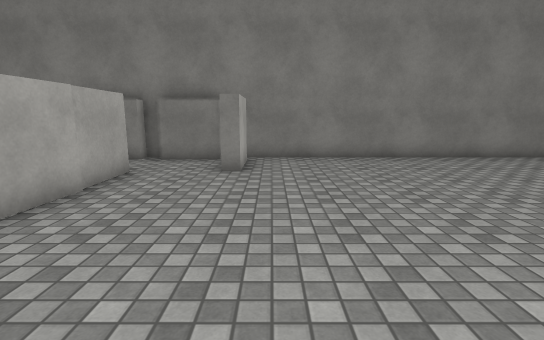
[1] (above)

21 first-person views from a walk through a Unity game level. The camera is 1.4 m above the floor, tilts 10° down and sees 85° across. The floor is counted in squares, 1 m on a side. Each view is taken from the middle of a square. On the plan, view 1 faces up. The plan holds only what a view shows up to about 14 squares ahead; the rest is blank. The player is left out. Some surface patterns are stand-ins.

[2]
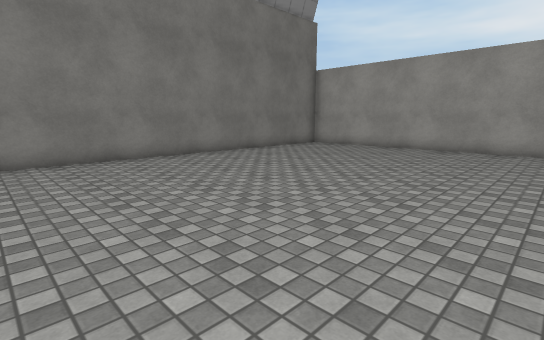

[3]
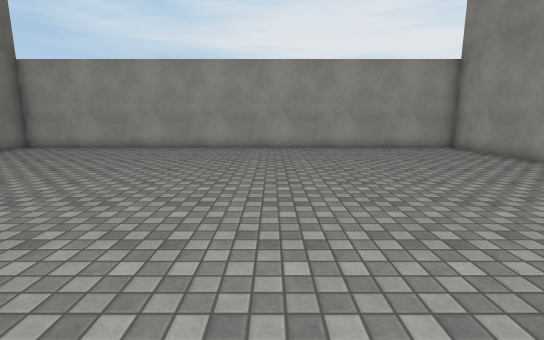

[4]
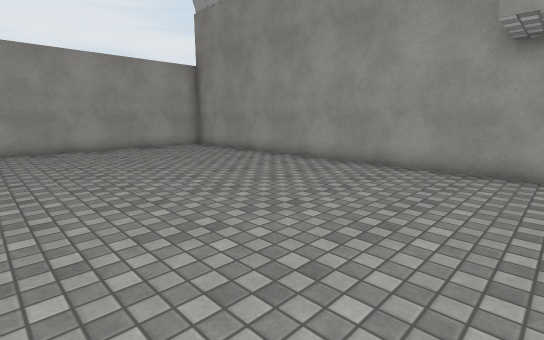

[5]
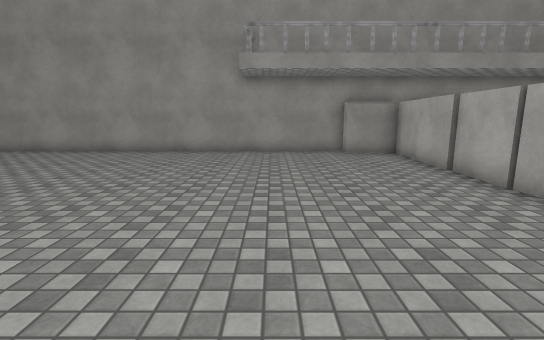

[6]
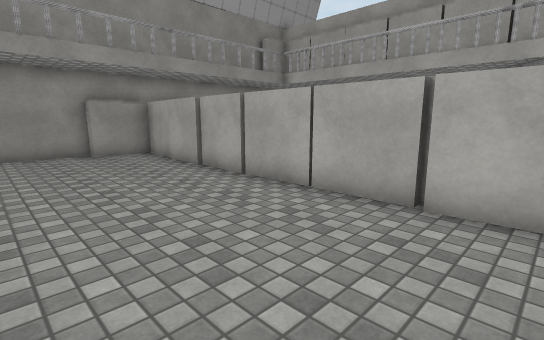

[7]
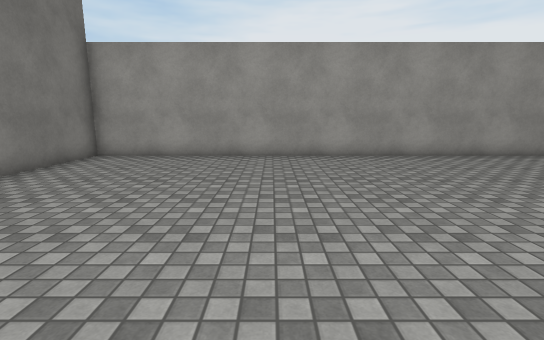

[8]
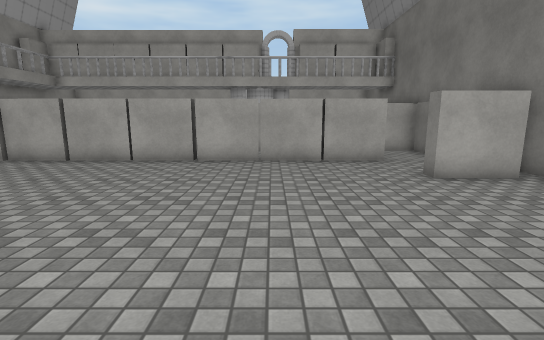

[9]
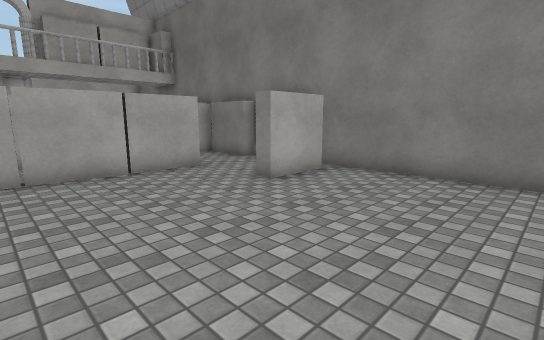

[10]
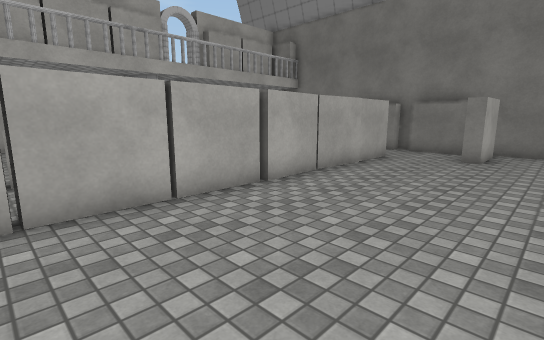

[11]
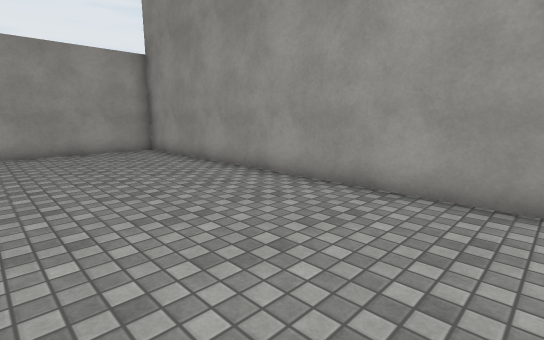

[12]
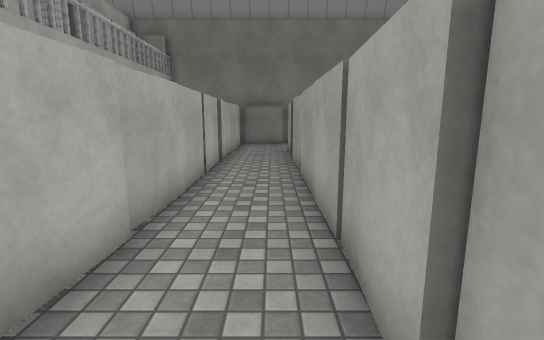

[13]
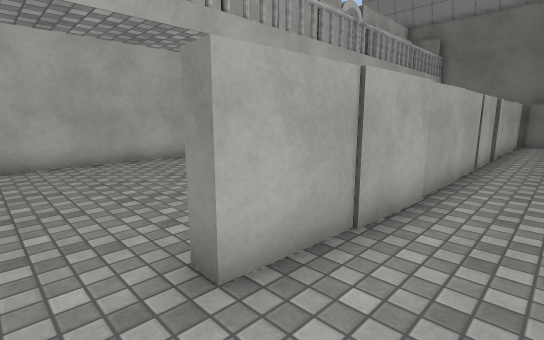

[14]
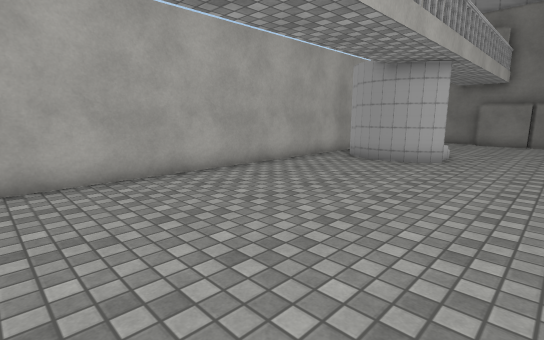

[15]
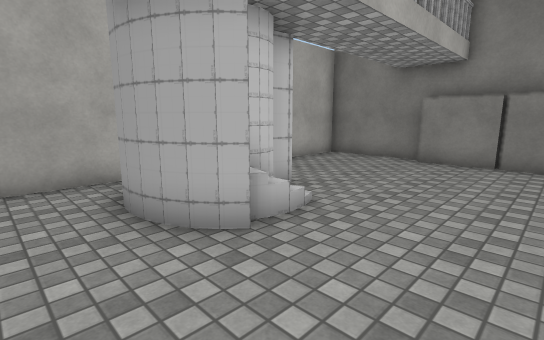

[16]
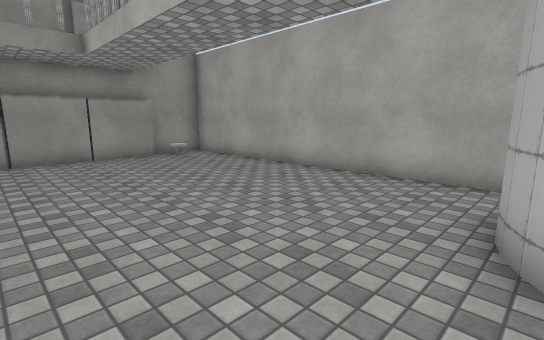

[17]
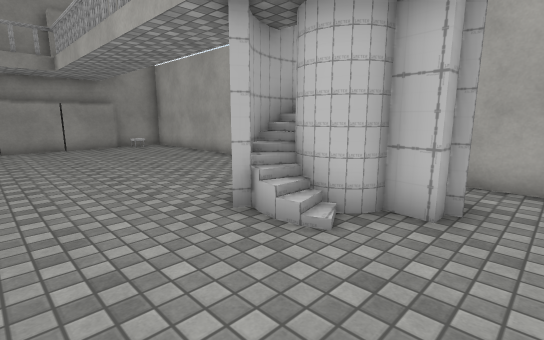

[18]
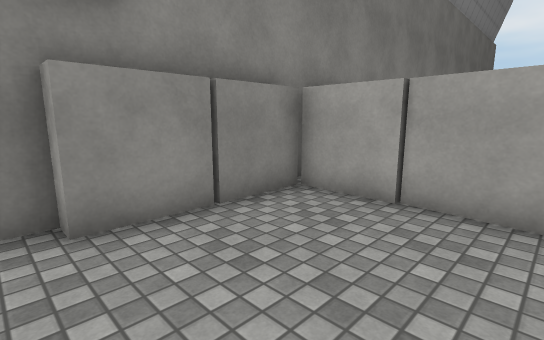

[19]
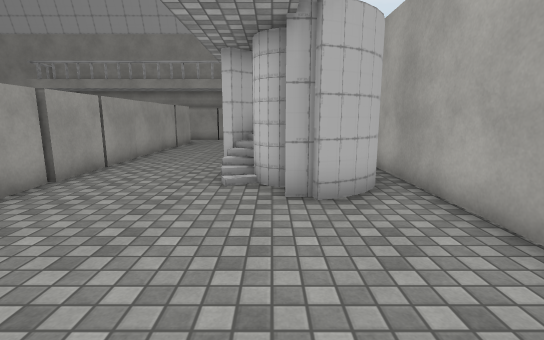

[20]
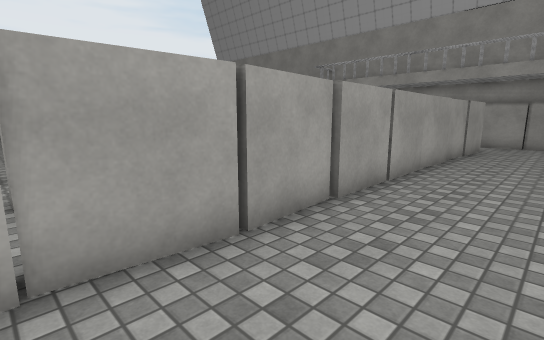

[21]
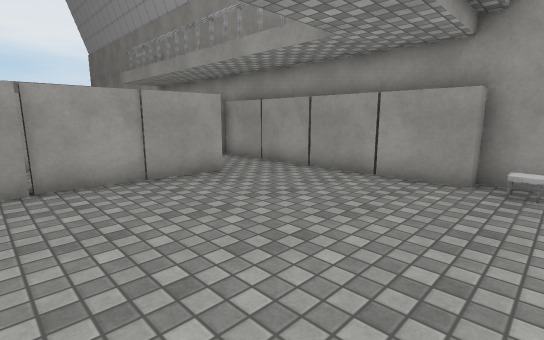

### Floor plan
Ten units are one square. View 1 is at (0, 0); x grows to the right and y downward. Boxes are objects, and circles mark ways between rooms. Rooms are numbered by the first view taken in them; rooms with no view inside come last. Other rooms are left out.
<svg viewBox="-155 -110 310 210">
<path fill="none" stroke="#000" d="M-38 -37 -37 90M-37 -57 -38 -36M-8 -98 -8 -78 -14 -78M-39 -77 -39 -57M-17 -100 -38 -100M-40 90 -20 90 -20 95 150 95 150 -105 -18 -105M-65 6 -69 67M-42 27 -43 -35M-43 -57 -44 -64M-68 -59 -67 5M-42 54 -41 28M-43 -77 -39 -77M-66 -78 -68 -57M-44 -100 -65 -100M-68 -100 -68 -86M-39 -105 -44 -105M-65 90 -45 90M-113 -18 -122 -15M-111 -19 -118 -16M-124 -15 -130 -16 -137 -19 -141 -24M-110 -21 -116 -16M-111 -26 -108 -24 -114 -16 -126 -15M-124 -22 -124 -14 -134 -17 -139 -21M-122 -25 -120 -18M-121 -26 -117 -19M-72 5 -72 -16M-70 -15 -73 -58 -70 -100 -114 -99 -114 -105 -150 -105 -150 95 -127 95 -127 89 -65 90M-127 -49 -122 -49 -123 -41M-141 -42 -137 -46 -131 -50M-140 -43 -134 -49 -127 -51M-69 67 -74 67 -71 6"/>
<circle cx="-40" cy="-85" r="3" fill="#2a7"/>
<circle cx="-70" cy="75" r="3" fill="#2a7"/>
<text x="60" y="0">1</text>
<text x="-50" y="-10">2</text>
<text x="-110" y="0">3</text>
</svg>
Room 1 opens to room 2. Room 2 opens to room 3.

Where each view was taken, in squares from view 1:
view 1: 0 up, 0 right, facing up
view 2: 0 up, 1 right, facing up-right
view 3: 1 down, 1 right, facing right
view 4: 1 down, 1 right, facing down-right
view 5: 3 up, 1 right, facing down
view 6: 3 up, 1 right, facing down-left
view 7: 4 up, 4 right, facing right
view 8: 4 up, 6 right, facing left
view 9: 3 up, 4 right, facing up-left
view 10: 3 down, 1 right, facing up-left
view 11: 4 down, 2 right, facing down-right
view 12: 6 down, 5 left, facing up
view 13: 8 down, 5 left, facing up-left
view 14: 8 down, 8 left, facing up-left
view 15: 0 up, 8 left, facing up-left
view 16: 2 up, 8 left, facing down-left
view 17: 6 up, 8 left, facing down-left
view 18: 6 up, 12 left, facing up-right
view 19: 10 up, 12 left, facing down
view 20: 8 up, 10 left, facing down-right
view 21: 2 down, 14 left, facing down-right
